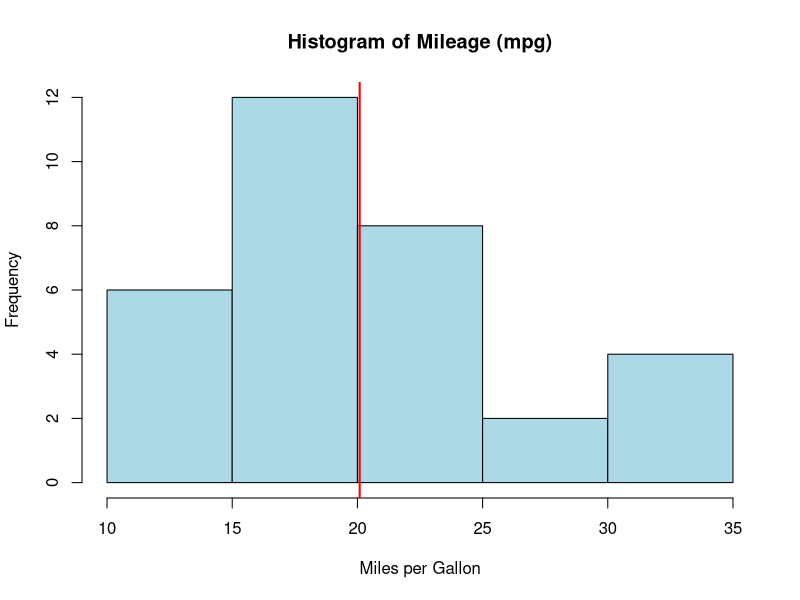
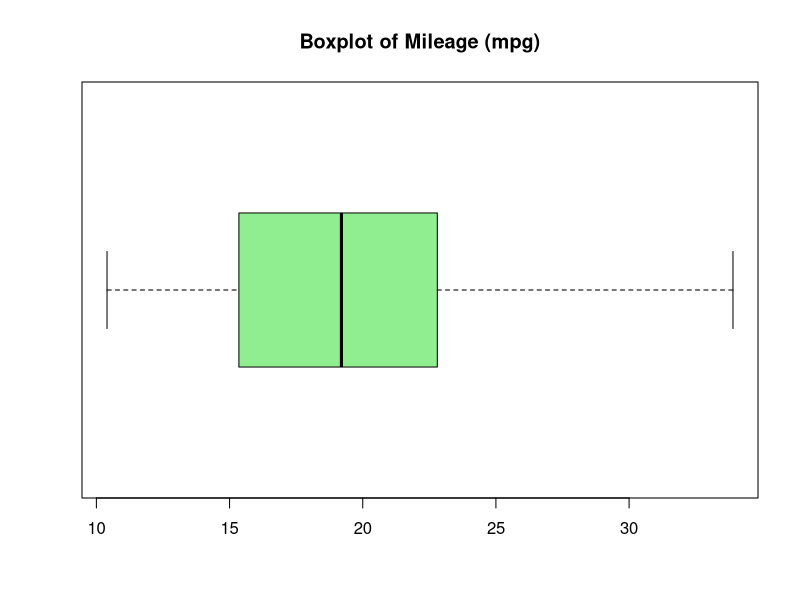

Recreate these plots in R, in order.
# ==========================================
# ASSIGNMENT 2
# Descriptive Statistics and Hypothesis Testing
# ==========================================

# Load Dataset
data(mtcars)

# Select mpg column
x <- mtcars$mpg

# ==========================================
# DESCRIPTIVE STATISTICS
# ==========================================

mean_x   <- mean(x)
median_x <- median(x)
min_x    <- min(x)
max_x    <- max(x)
sd_x     <- sd(x)
var_x    <- var(x)

n  <- length(x)
df <- n - 1

cat("=========== DESCRIPTIVE STATISTICS ===========\n")

cat("Mean                 :", mean_x, "\n")
cat("Median               :", median_x, "\n")
cat("Minimum              :", min_x, "\n")
cat("Maximum              :", max_x, "\n")
cat("Standard Deviation   :", sd_x, "\n")
cat("Variance             :", var_x, "\n")
cat("Sample Size (n)      :", n, "\n")
cat("Degree of Freedom    :", df, "\n")

# ==========================================
# HISTOGRAM
# ==========================================

hist(x,
     main = "Histogram of Mileage (mpg)",
     xlab = "Miles per Gallon",
     col = "lightblue",
     border = "black")

abline(v = mean_x,
       col = "red",
       lwd = 2)

# ==========================================
# BOXPLOT
# ==========================================

boxplot(x,
        main = "Boxplot of Mileage (mpg)",
        col = "lightgreen",
        horizontal = TRUE)

# ==========================================
# HYPOTHESIS TESTING
# ==========================================

mu    <- 20
alpha <- 0.05

# ==========================================
# Z-TEST
# ==========================================

cat("\n=========== Z-TEST ===========\n")

z_value <- (mean_x - mu) / (sd_x / sqrt(n))
p_value_z <- 2 * (1 - pnorm(abs(z_value)))

cat("Z-Statistic :", z_value, "\n")
cat("P-Value     :", p_value_z, "\n")

if (p_value_z < alpha) {
  cat("Decision    : Reject Null Hypothesis\n")
} else {
  cat("Decision    : Fail to Reject Null Hypothesis\n")
}

# ==========================================
# MANUAL T-TEST
# ==========================================

cat("\n=========== MANUAL T-TEST ===========\n")

t_value <- (mean_x - mu) / (sd_x / sqrt(n))
p_value_t <- 2 * (1 - pt(abs(t_value), df))

cat("T-Statistic :", t_value, "\n")
cat("P-Value     :", p_value_t, "\n")

if (p_value_t < alpha) {
  cat("Decision    : Reject Null Hypothesis\n")
} else {
  cat("Decision    : Fail to Reject Null Hypothesis\n")
}

# ==========================================
# BUILT-IN T-TEST
# ==========================================

cat("\n=========== BUILT-IN t.test() OUTPUT ===========\n")

t.test(x, mu = 20)

# ==========================================
# CONCLUSION
# ==========================================

cat("\n=========== CONCLUSION ===========\n")
cat("Basic statistical analysis, visualization, Z-test, and T-test performed successfully.\n")
